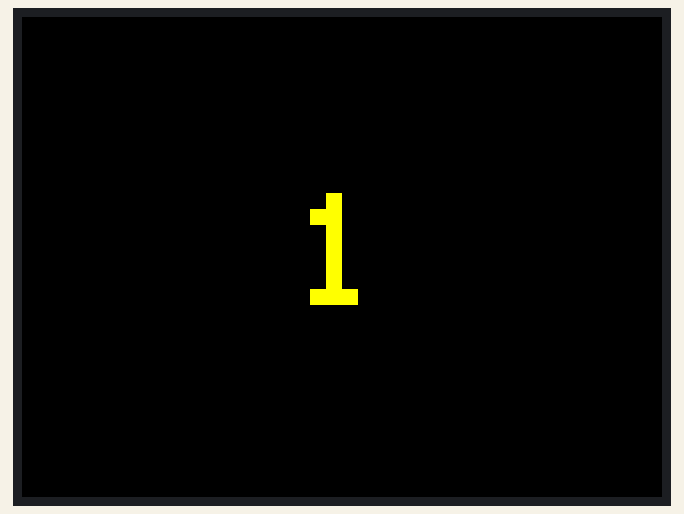
Simulated run of this sketch. Board: ESP32-S3. Shown: 320×240 colour display. What the sketch prints to the serial monitor is not drawn.

Above: at 0.3 s.
At 4.6 s:
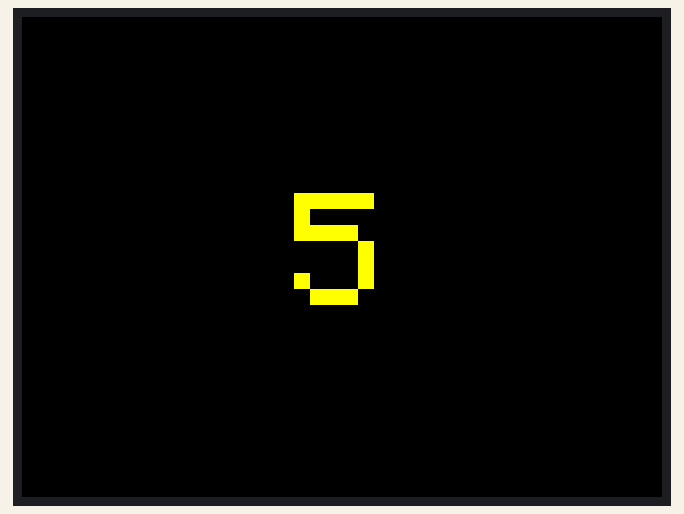
At 8.9 s:
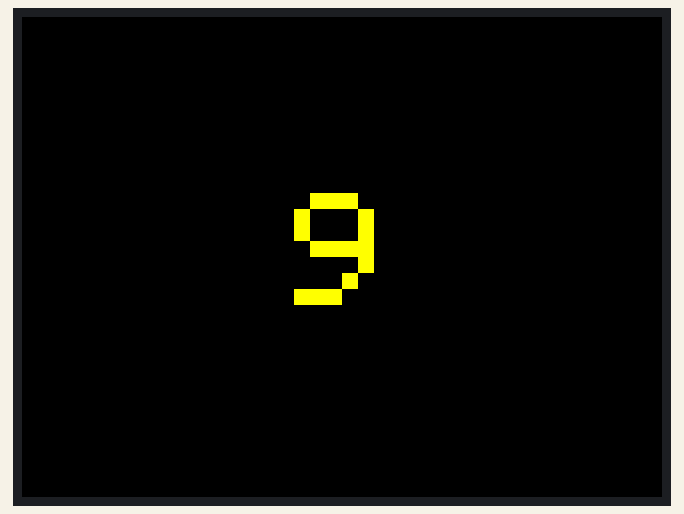
At 18.7 s:
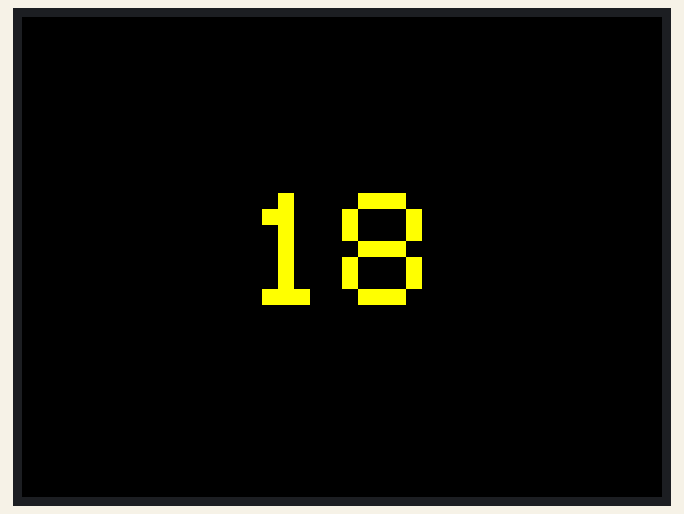
At 28.4 s:
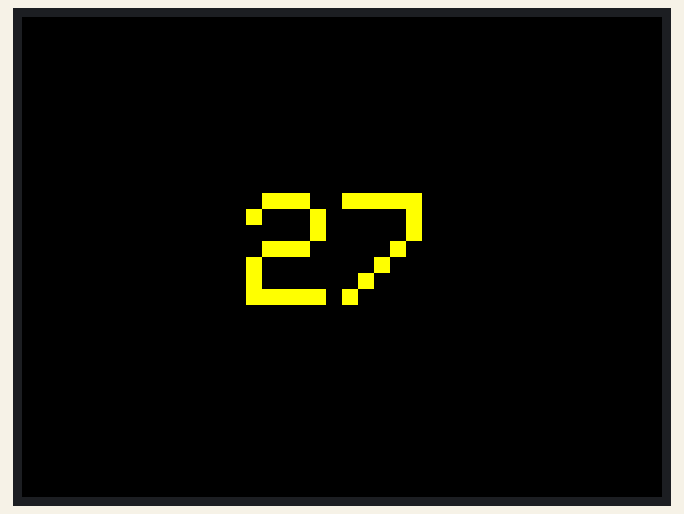
At 38.2 s:
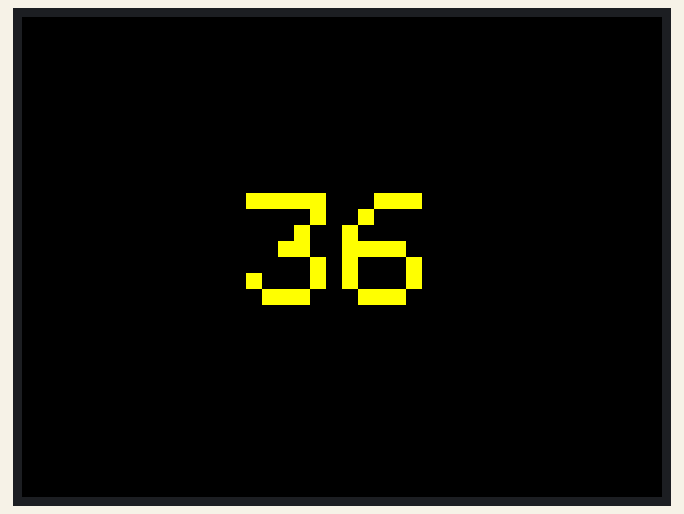

The sketch:

cs3_myIncremenalCounterFINAL.ino
```cpp
/**
 * @file myCounter.ino
 * @author MDS
 * @brief CoreS3 Display Test
 * @version 0.1
 * @date 2024-09-29
 *
 *
 * @Hardwares: CoreS3
 * @Platform Version: Arduino M5Stack Board Manager v2.0.7
 * @Dependent Library:
 * M5GFX: https://github.com/m5stack/M5GFX
 * M5Unified: https://github.com/m5stack/M5Unified
 */

#include "M5CoreS3.h"
//#include "M5GFX.h"

M5Canvas canvas(&CoreS3.Display);
String data = "> ";

int xValue = 1;  // Initialize xValue to 1

void setup() {
  auto cfg = M5.config();
  CoreS3.begin(cfg);
  CoreS3.Display.setRotation(1);
  CoreS3.Display.setTextSize(8);
  CoreS3.Display.fillScreen(TFT_BLACK);  // Clear the display with a black screen
  CoreS3.Display.setTextColor(TFT_YELLOW, TFT_BLACK);  // Set text color to white on black background
  CoreS3.Display.setTextDatum(MC_DATUM);  // Align the text to the center
  Serial.begin(9600);  // Start the Serial Monitor for debugging
}

void loop() {
  // Print the current xValue on the display
  CoreS3.Display.drawString(String(xValue, DEC),
                                 CoreS3.Display.width() / 2,
                                 CoreS3.Display.height() / 2);

  Serial.print("xValue: ");
  Serial.println(xValue);  // Optionally print the value to the Serial Monitor as well

  xValue++;  // Increment xValue by 1

  delay(1000);  // Wait for 1 second (1000 milliseconds)

  // Optionally clear the screen for the next value to avoid overlapping numbers
  CoreS3.Display.fillScreen(TFT_BLACK);
}
```

Measured:
- what the display in image 1 shows lasts 1.0 s, from 4.6 s to 5.6 s
